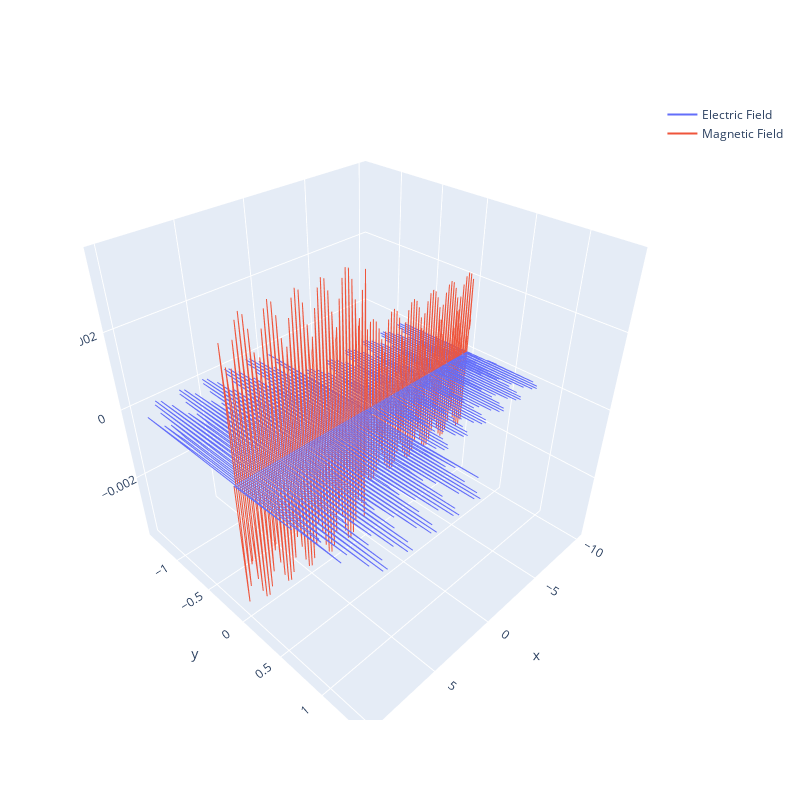

Write notebook code for a chart like this one.
### Markdown cell above
# Plots
Below, one plot is of the general behavior of a Electromagnetic wave, that is a electric field and magnetic field that are orthogonal and proportional in magnitude, while the other is the first of the electric field waves defined and then used as inputs for code based upon Faraday's Law.

### Code cell
#Reed
def source(t):
    return np.exp(-(t-t0)**2/tau**2)*np.sin(omega*t*dt)

def gensin(amp,t,num):
    return(amp*np.sin(t))

def sin(amp,freq,t,x,num):
    return(gensin(amp,t,num))

def source_sin(t):
    return sin(1,omega,t,0,100)

v=np.zeros(len(t))

plt.figure(figsize=(10, 10), dpi=80)
ax = plt.axes(projection='3d')
ax.plot3D(t, -sin(10,0.2,t,1,20), v,label= 'Electric Field ')
ax.plot3D(t, v, -sin(10,0.2,t,1,20),label= 'Magnetic Field ')
ax.plot(t,v,v, 'black',label= 'Horizontal Zero',)
ax.set_xlabel('x')
ax.set_ylabel('y')
ax.set_zlabel('z')
ax.legend()


Ex = np.zeros([jmax+1,2])  
Hz = np.zeros([jmax+1,2])  

for n in range(nmax):
  #Magnetic field boundaries
    Hz[jmax-1,1] = Hz[jmax-2,0]
  #Update Magnetic field
    for j in range(jmax-1):
        Hz[j,1] = Hz[j,0] + dt/(dx*mu0) * (Ex[j+1,1] - Ex[j,1])
        Hz[j,0] = Hz[j,1]
  #Magnetic field source
    Hz[jsource-1,1] -= source_sin(n)/Z

  #Update Electric Field boundaries
    Ex[0,1] = Ex[1,0]
  #Update electric field
    for j in range(1,jmax):
        Ex[j,1] = Ex[j,0] + dt/(dx*eps0) * (Hz[j,1]-Hz[j-1,1])
        Ex[j,0] = Ex[j,1]

  #Electric field source
    Ex[jsource,1] += source_sin(n+1)
    Ex[jsource,0] = Ex[jsource,1]
    
  #Compute Fourier Transform
    tax = np.linspace(-3.,3.,501)
    f = np.linspace(-2.,2.,40001)
    fE,freqE = ff(Ex[:,0],tax)
    fH,freqH = ff(Hz[:,0],tax)

fig = go.Figure()
fig.add_trace(
   go.Scatter3d(x=t, 
                y=Ex[:,1], 
                z=v,
                name = 'Electric Field',
                mode = 'lines'))
fig.add_trace(
   go.Scatter3d(x=t, 
                y=v, 
                z=Hz[:,1],
                name = 'Magnetic Field',
                mode = 'lines'))

fig.update_layout(
    autosize=False,
    width=800,
    height=800)
fig.show()

fig, axs = py.subplots(2,1)
axs[0].plot(fE, np.real(freqE),label='real part of FFT for E')
axs[0].plot(fE, np.imag(freqE),label='imaginary part of FFT for E')
axs[0].legend()
axs[1].plot(fH, np.real(freqH),label='real part of FFT for H')
axs[1].plot(fH, np.imag(freqH),label='imaginary part of FFT for H')
axs[1].legend()
fig.show()

### Figure 1 — Plotly figure (JSON) as saved in the notebook; plotly's stock layout.template omitted (floating-point values rounded to 4 significant figures; data arrays with more than 128 entries replaced by an {"elided": "..."} marker saying what was removed)
{"data": [{"mode": "lines", "name": "Electric Field", "type": "scatter3d", "x": {"elided": "501 float values"}, "y": {"elided": "501 float values"}, "z": {"elided": "501 int values"}}, {"mode": "lines", "name": "Magnetic Field", "type": "scatter3d", "x": {"elided": "501 float values"}, "y": {"elided": "501 int values"}, "z": {"elided": "501 float values"}}], "layout": {"autosize": false, "height": 800, "width": 800}}
